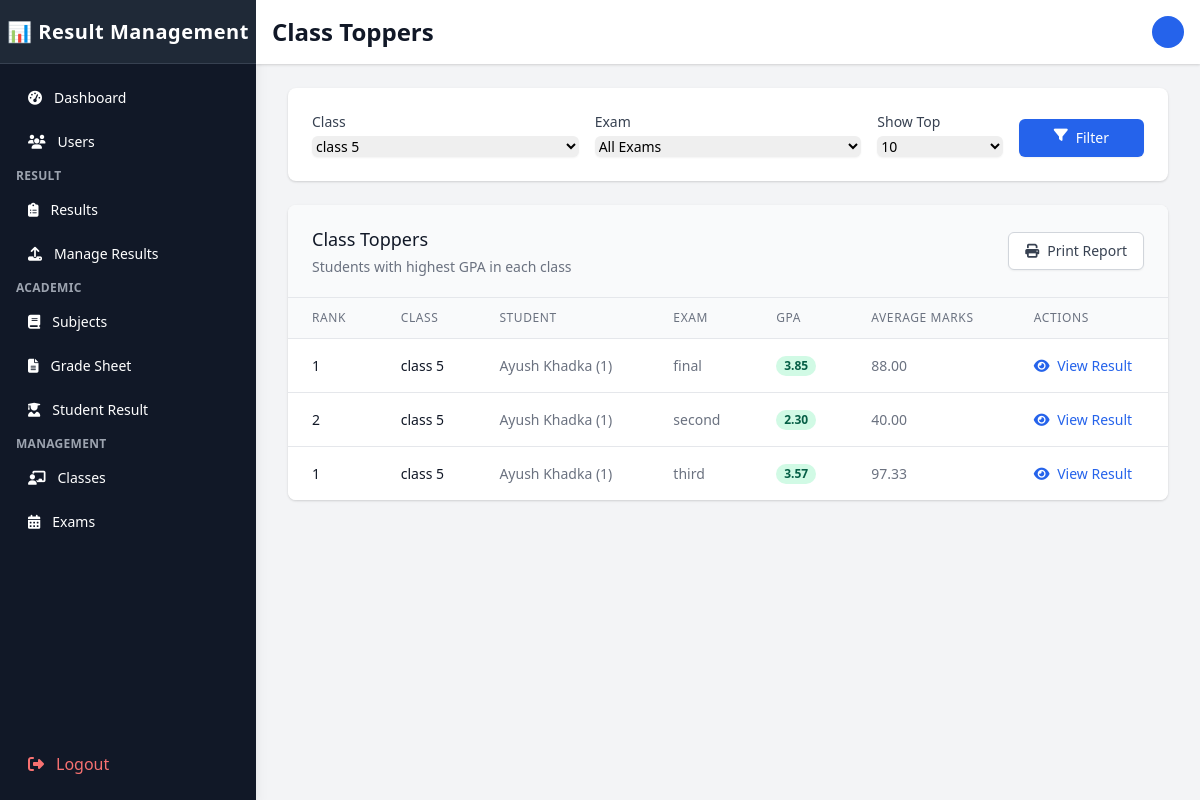
/Admin/class_topers.php?class_id=8 (signed in), run on the app's committed database.
### tables this page shows
CREATE TABLE `student_performance` (
  `performance_id` int(11) NOT NULL,
  `student_id` varchar(20) NOT NULL,
  `exam_id` int(11) NOT NULL,
  `average_marks` decimal(5,2) DEFAULT NULL,
  `gpa` decimal(3,2) DEFAULT NULL,
  `total_subjects` int(11) DEFAULT NULL,
  `subjects_passed` int(11) DEFAULT NULL,
  `rank` int(11) DEFAULT NULL,
  `remarks` text DEFAULT NULL,
  `created_at` timestamp NOT NULL DEFAULT current_timestamp(),
  `updated_at` timestamp NOT NULL DEFAULT current_timestamp() ON UPDATE current_timestamp()
);

CREATE TABLE `classes` (
  `class_id` int(11) NOT NULL,
  `class_name` varchar(100) NOT NULL,
  `class_numeric` int(11) NOT NULL DEFAULT 0,
  `class_teacher_id` int(11) DEFAULT NULL,
  `section` varchar(10) DEFAULT NULL,
  `academic_year` varchar(20) NOT NULL,
  `description` text DEFAULT NULL,
  `is_active` tinyint(1) NOT NULL DEFAULT 1,
  `created_at` timestamp NOT NULL DEFAULT current_timestamp(),
  `updated_at` timestamp NOT NULL DEFAULT current_timestamp() ON UPDATE current_timestamp()
);

CREATE TABLE `users` (
  `user_id` int(11) NOT NULL,
  `username` varchar(50) NOT NULL,
  `password` varchar(255) NOT NULL,
  `full_name` varchar(100) NOT NULL,
  `email` varchar(100) NOT NULL,
  `gender` enum('male','female','other') DEFAULT NULL,
  `role` enum('admin','teacher','student') NOT NULL,
  `status` enum('active','inactive','pending','locked') DEFAULT 'active',
  `profile_image` varchar(255) DEFAULT NULL,
  `last_login` datetime DEFAULT NULL,
  `failed_login_attempts` int(11) NOT NULL DEFAULT 0,
  `last_failed_login` datetime DEFAULT NULL,
  `password_reset_token` varchar(100) DEFAULT NULL,
  `password_reset_expires` datetime DEFAULT NULL,
  `email_verified` tinyint(1) NOT NULL DEFAULT 0,
  `email_verification_token` varchar(100) DEFAULT NULL,
  `created_at` timestamp NOT NULL DEFAULT current_timestamp(),
  `updated_at` timestamp NOT NULL DEFAULT current_timestamp() ON UPDATE current_timestamp(),
  `phone` varchar(20) DEFAULT NULL,
  `address` varchar(255) DEFAULT NULL
);

CREATE TABLE `students` (
  `student_id` varchar(20) NOT NULL,
  `user_id` int(11) NOT NULL,
  `roll_number` varchar(20) NOT NULL,
  `registration_number` varchar(30) NOT NULL,
  `class_id` int(11) DEFAULT NULL,
  `batch_year` year(4) NOT NULL,
  `date_of_birth` date DEFAULT NULL,
  `gender` enum('male','female','other') DEFAULT NULL,
  `address` text DEFAULT NULL,
  `phone` varchar(20) DEFAULT NULL,
  `parent_name` varchar(100) DEFAULT NULL,
  `parent_phone` varchar(20) DEFAULT NULL,
  `parent_email` varchar(100) DEFAULT NULL,
  `is_active` tinyint(1) NOT NULL DEFAULT 1,
  `created_at` timestamp NOT NULL DEFAULT current_timestamp(),
  `updated_at` timestamp NOT NULL DEFAULT current_timestamp() ON UPDATE current_timestamp(),
  `section_id` int(11) DEFAULT NULL
);

CREATE TABLE `exams` (
  `exam_id` int(11) NOT NULL,
  `exam_name` varchar(100) NOT NULL,
  `exam_type` enum('midterm','final','quiz','assignment','project','other','First Terminal','Second Terminal','Third Terminal','Final Terminal') NOT NULL,
  `class_id` int(11) DEFAULT NULL,
  `start_date` date DEFAULT NULL,
  `end_date` date DEFAULT NULL,
  `total_marks` int(11) NOT NULL,
  `passing_marks` int(11) NOT NULL,
  `academic_year` varchar(20) NOT NULL,
  `description` text DEFAULT NULL,
  `status` enum('upcoming','ongoing','completed','cancelled') DEFAULT 'upcoming',
  `exam_date` date DEFAULT NULL,
  `is_active` tinyint(1) NOT NULL DEFAULT 1,
  `created_at` timestamp NOT NULL DEFAULT current_timestamp(),
  `updated_at` timestamp NOT NULL DEFAULT current_timestamp() ON UPDATE current_timestamp(),
  `results_published` tinyint(1) NOT NULL DEFAULT 0 COMMENT 'Flag indicating if results are published (1) or not (0)'
);

### Admin/class_topers.php (the view, shortened to what the rows shown need)
<?php
$conn = new mysqli('localhost', 'root', '', 'result_management');
$class_id = isset($_GET['class_id']) ? $_GET['class_id'] : '';
$exam_id = isset($_GET['exam_id']) ? $_GET['exam_id'] : '';
$limit = isset($_GET['limit']) ? (int)$_GET['limit'] : 10;
$class_toppers = [];
if (!empty($class_id) || !empty($exam_id)) {
    $table_exists = $conn->query("SHOW TABLES LIKE 'student_performance'");
    if ($table_exists->num_rows > 0) {
        $query = "
            SELECT
                c.class_id,
                c.class_name,
                c.section,
                s.student_id,
                s.roll_number,
                u.full_name,
                sp.exam_id,
                e.exam_name,
                sp.gpa,
                sp.average_marks,
                sp.rank
            FROM
                student_performance sp
            JOIN
                students s ON sp.student_id = s.student_id
            JOIN
                users u ON s.user_id = u.user_id
            JOIN
                classes c ON s.class_id = c.class_id
            JOIN
                exams e ON sp.exam_id = e.exam_id
            WHERE 1=1
        ";
        if (!empty($class_id)) {
            $query .= " AND c.class_id = $class_id";
        }
        $query .= "
            ORDER BY
                c.class_name, c.section, e.exam_name, sp.rank
            LIMIT $limit
        ";
    }
    $result = $conn->query($query);
    while ($row = $result->fetch_assoc()) {
        $class_toppers[] = $row;
    }
}
?>
<!DOCTYPE html>
<html lang="en">
<head>
    <link href="https://cdn.tailwindcss.com" rel="stylesheet">
    <link rel="stylesheet" href="https://cdnjs.cloudflare.com/ajax/libs/font-awesome/6.4.0/css/all.min.css">
</head>
<body class="bg-gray-100">
    <div class="flex h-screen overflow-hidden">
        <?php
        include 'sidebar.php';
        ?>
        <div class="flex flex-col flex-1 w-0 overflow-hidden">
            <div class="relative z-10 flex-shrink-0 flex h-16 bg-white shadow">
                <div class="flex-1 px-4 flex justify-between">
                    <div class="flex-1 flex">
                        <div class="w-full flex md:ml-0">
                            <h1 class="text-2xl font-semibold text-gray-900 my-auto">Class Toppers</h1>
                        </div>
                    </div>
                </div>
            </div>
            <main class="flex-1 relative overflow-y-auto focus:outline-none">
                <div class="py-6">
                    <div class="max-w-7xl mx-auto px-4 sm:px-6 md:px-8">
                        <div class="bg-white shadow rounded-lg overflow-hidden">
                            <div class="overflow-x-auto">
                                <table class="min-w-full divide-y divide-gray-200">
                                    <thead class="bg-gray-50">
                                        <tr>
                                            <th scope="col" class="px-6 py-3 text-left text-xs font-medium text-gray-500 uppercase tracking-wider">Rank</th>
                                            <th scope="col" class="px-6 py-3 text-left text-xs font-medium text-gray-500 uppercase tracking-wider">Class</th>
                                            <th scope="col" class="px-6 py-3 text-left text-xs font-medium text-gray-500 uppercase tracking-wider">Student</th>
                                            <th scope="col" class="px-6 py-3 text-left text-xs font-medium text-gray-500 uppercase tracking-wider">Exam</th>
                                            <th scope="col" class="px-6 py-3 text-left text-xs font-medium text-gray-500 uppercase tracking-wider">GPA</th>
                                            <th scope="col" class="px-6 py-3 text-left text-xs font-medium text-gray-500 uppercase tracking-wider">Average Marks</th>
                                            <th scope="col" class="px-6 py-3 text-left text-xs font-medium text-gray-500 uppercase tracking-wider">Actions</th>
                                        </tr>
                                    </thead>
                                    <tbody class="bg-white divide-y divide-gray-200">
                                        <?php if (empty($class_toppers)): ?>
                                            <tr>
                                                <td colspan="7" class="px-6 py-4 text-center text-sm text-gray-500">No data available. Please select a class and/or exam to view toppers.</td>
                                            </tr>
                                        <?php else: ?>
                                            <?php
                                            $rank = 1;
                                            $current_class = '';
                                            $current_exam = '';
                                            foreach ($class_toppers as $index => $topper):
                                                $class_key = $topper['class_name'] . $topper['section'];
                                                $exam_key = $topper['exam_id'];
                                                if ($current_class != $class_key || $current_exam != $exam_key) {
                                                    $rank = 1;
                                                    $current_class = $class_key;
                                                    $current_exam = $exam_key;
                                                }
                                                $display_rank = isset($topper['rank']) ? $topper['rank'] : $rank;
                                            ?>
                                                <tr>
                                                    <td class="px-6 py-4 whitespace-nowrap text-sm font-medium text-gray-900">
                                                        <?php echo $display_rank; ?>
                                                    </td>
                                                    <td class="px-6 py-4 whitespace-nowrap text-sm font-medium text-gray-900">
                                                        <?php echo $topper['class_name'] . ' ' . $topper['section']; ?>
                                                    </td>
                                                    <td class="px-6 py-4 whitespace-nowrap text-sm text-gray-500">
                                                        <?php echo $topper['full_name'] . ' (' . $topper['roll_number'] . ')'; ?>
                                                    </td>
                                                    <td class="px-6 py-4 whitespace-nowrap text-sm text-gray-500">
                                                        <?php echo $topper['exam_name']; ?>
                                                    </td>
                                                    <td class="px-6 py-4 whitespace-nowrap text-sm text-gray-500">
                                                        <span class="px-2 inline-flex text-xs leading-5 font-semibold rounded-full bg-green-100 text-green-800">
                                                            <?php echo number_format($topper['gpa'], 2); ?>
                                                        </span>
                                                    </td>
                                                    <td class="px-6 py-4 whitespace-nowrap text-sm text-gray-500">
                                                        <?php echo number_format($topper['average_marks'], 2); ?>
                                                    </td>
                                                    <td class="px-6 py-4 whitespace-nowrap text-sm font-medium">
                                                        <a href="view_result.php?student_id=<?php echo $topper['student_id']; ?>&exam_id=<?php echo $topper['exam_id']; ?>" class="text-blue-600 hover:text-blue-900">
                                                            <i class="fas fa-eye mr-1"></i> View Result
                                                        </a>
                                                    </td>
                                                </tr>
                                            <?php
                                                $rank++;
                                            endforeach;
                                            ?>
                                        <?php endif; ?>
                                    </tbody>
                                </table>
                            </div>
                        </div>
                    </div>
                </div>
            </main>
        </div>
    </div>
</body>
</html>

### data on the page
student_performance: rank "1", classes.class_name "class 5", users.full_name "Ayush Khadka", student.roll_number "1", exam.exam_name "final", gpa "3.85", average_marks "88.00"
student_performance: rank "2", classes.class_name "class 5", users.full_name "Ayush Khadka", student.roll_number "1", exam.exam_name "second", gpa "2.30", average_marks "40.00"
student_performance: exam "1", classes.class_name "class 5", users.full_name "Ayush Khadka", student.roll_number "1", exam.exam_name "third", gpa "3.57", average_marks "97.33"

### other printed values
form field class_id "class 5"
